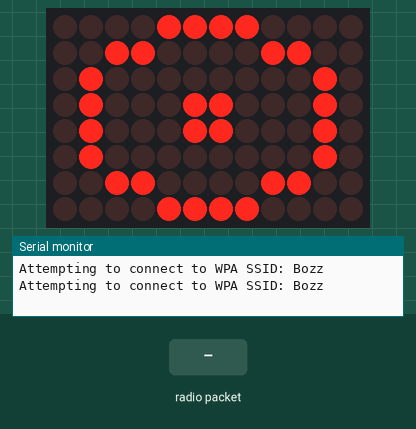
The sketch below on a simulated Arduino Uno R4 WiFi. Parts: 12×8 LED matrix, the last lines printed to the serial monitor. Inputs (shaded band) come from the test bench. WiFi joins after 1.5 s; servers stay silent unless stated; no radio packets arrive unless stated; no MQTT or app messages arrive unless stated.

Above: at 0.1 s.
At 12.7 s:
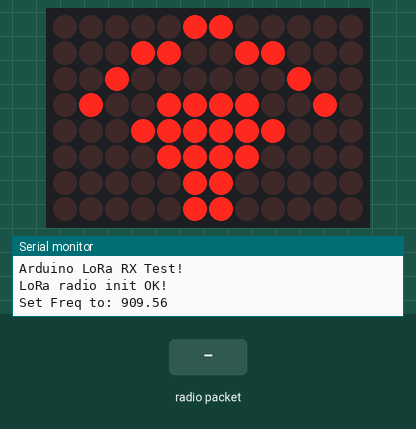
12.8 s: radio packet "1" arrives
Timing chart, 0 to 15.8 s (numbered marks = the images above; inputs shaded):
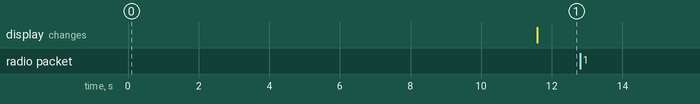

The sketch:

server.ino
```cpp
// Lib For LED Matrix Display
#include "Arduino_LED_Matrix.h"
#include "grid_matrix.h"
ArduinoLEDMatrix matrix;

// Lib For MQTT
#include <ArduinoMqttClient.h>
#include <WiFiS3.h>
#include "arduino_secrets.h"

WiFiClient wifiClient;
MqttClient mqttClient(wifiClient);

//// Lib lora server
#include <SPI.h>
#include <RH_RF95.h>
#define RFM95_CS 10
#define RFM95_RST 7
#define RFM95_INT 2
#define RF95_FREQ 909.56
///////please enter your sensitive data in the Secret tab/arduino_secrets.h
RH_RF95 rf95(RFM95_CS, RFM95_INT);

const char broker[] = "phycom.it.kmitl.ac.th"; //"broker.hivemq.com";
int port = 1883;
const char send_topic[] = "temp-hum-pj/send";

//set interval for sending messages (milliseconds)
const long interval = 500;
unsigned long previousMillis = 0;

int status = WL_IDLE_STATUS;  // the WiFi radio's status


// Lib For Sensor & LCD Display
#include <Arduino.h>
#include <Wire.h>
#include "Adafruit_SHT31.h"
#include <LCDI2C_Multilingual.h>


Adafruit_SHT31 sht31 = Adafruit_SHT31();

void loadding(){
  matrix.renderBitmap(wifi_icon_connecting, 8, 12);
}

void setupNetwork() {
  //Initialize serial and wait for port to open:
  Serial.begin(9600);
  while (!Serial) {
    ;  // wait for serial port to connect. Needed for native USB port only
  }

  // check for the WiFi module:
  if (WiFi.status() == WL_NO_MODULE) {
    Serial.println("Communication with WiFi module failed!");
    // don't continue
    while (true)
      ;
  }

  String fv = WiFi.firmwareVersion();
  if (fv < WIFI_FIRMWARE_LATEST_VERSION) {
    Serial.println("Please upgrade the firmware");
  }

  // attempt to connect to WiFi network:
  while (status != WL_CONNECTED) {
    Serial.print("Attempting to connect to WPA SSID: ");
    Serial.println(ssid);
    loadding();
    // Connect to WPA/WPA2 network:
    status = WiFi.begin(ssid, pass);

    // wait 10 seconds for connection:
    delay(10000);
  }

  // you're connected now, so print out the data:
  Serial.print("You're connected to the network");
}


void setupMQTT() {
  // attempt to connect to Wifi network:
  Serial.print("Attempting to connect to WPA SSID: ");
  Serial.println(ssid);
  setupNetwork();

  Serial.println("You're connected to the network");
  Serial.println();

  Serial.print("Attempting to connect to the MQTT broker: ");
  Serial.println(broker);

  if (!mqttClient.connect(broker, port)) {
    Serial.print("MQTT connection failed! Error code = ");
    Serial.println(mqttClient.connectError());

    while (1)
      ;
  }

  Serial.println("You're connected to the MQTT broker!");
  Serial.println();
}

void setup() {
  Serial.begin(9600);
  matrix.begin();
  matrix.clear();

  while (!Serial)
    delay(10);  // will pause Zero, Leonardo, etc until serial console opens
  setupMQTT();
  pinMode(RFM95_RST, OUTPUT);
  digitalWrite(RFM95_RST, HIGH);

  while (!Serial);
  Serial.begin(9600);
  delay(10);

  Serial.println("Arduino LoRa RX Test!");

  // manual reset
  digitalWrite(RFM95_RST, LOW);
  delay(10);
  digitalWrite(RFM95_RST, HIGH);
  delay(10);

  while (!rf95.init()) {
    Serial.println("LoRa radio init failed");
    while (1);
  }
  Serial.println("LoRa radio init OK!");

  // Defaults after init are 434.0MHz, modulation GFSK_Rb250Fd250, +13dbM
  if (!rf95.setFrequency(RF95_FREQ)) {
    Serial.println("setFrequency failed");
    while (1);
  }
  Serial.print("Set Freq to: "); Serial.println(RF95_FREQ);

  // Defaults after init are 434.0MHz, 13dBm, Bw = 125 kHz, Cr = 4/5, Sf = 128chips/symbol, CRC on

  // The default transmitter power is 13dBm, using PA_BOOST.
  // If you are using RFM95/96/97/98 modules which uses the PA_BOOST transmitter pin, then
  // you can set transmitter powers from 5 to 23 dBm:
  rf95.setTxPower(23, false);
}


void checkWifiIsConnecting() {
  if (WiFi.status() == WL_CONNECTED) {
    matrix.renderBitmap(wifi_icon, 8, 12);
  } else {
    matrix.renderBitmap(wifi_icon_not_connected, 8, 12);
  }
}

void publishMessageMQTT(const String &message) {
  mqttClient.poll();
  unsigned long currentMillis = millis();

  if (currentMillis - previousMillis >= interval) {
    previousMillis = currentMillis;
    mqttClient.beginMessage(send_topic);
    mqttClient.print(message);
    mqttClient.endMessage();
    Serial.print("Published to MQTT: ");
    Serial.println(message);
  }
}
void loop() {
  checkWifiIsConnecting();
  char buff1[20], buff2[20], buff3[50];
   if (rf95.available())
  {
    // Should be a message for us now
    uint8_t buf[RH_RF95_MAX_MESSAGE_LEN];
    uint8_t len = sizeof(buf);

    if (rf95.recv(buf, &len))
    {
      // แปลงข้อความจาก uint8_t buffer เป็น String
    String receivedMessage = String((char*)buf);  // แปลงข้อมูลจาก uint8_t array เป็น String

    Serial.print("Got: ");
    Serial.println(receivedMessage);  // แสดงผลข้อความที่ได้รับ

    Serial.print("RSSI: ");
    Serial.println(rf95.lastRssi(), DEC);  // แสดงค่า RSSI ของการส่ง

    // ส่งข้อมูลที่ได้รับจาก LoRa ไปยัง MQTT broker
    publishMessageMQTT(receivedMessage);

    // ส่งข้อความตอบกลับ
    uint8_t data[] = "And hello back to you";
    rf95.send(data, sizeof(data));
    rf95.waitPacketSent();
    Serial.println("Sent a reply");
    }
    else
    {
      Serial.println("Receive failed");
    }
  }
}
```

arduino_secrets.h
```cpp
char ssid[] = "Bozz";        // your network SSID (name)
char pass[] = "";    // your network password (use for WPA, or use as key for WEP)
```

Source omitted: grid_matrix.h (data table, 1090 bytes)
